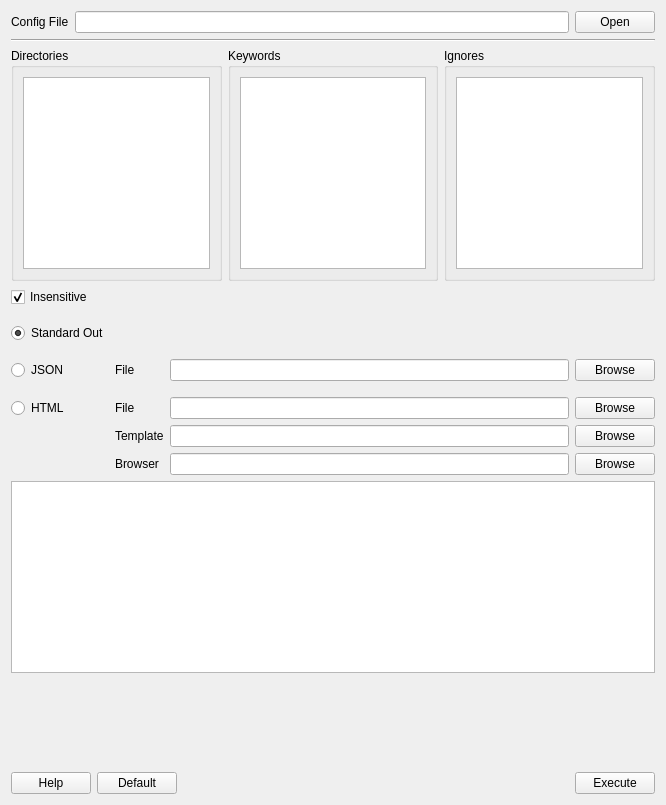
<?xml version="1.0" encoding="UTF-8"?>
<ui version="4.0">
 <class>Form</class>
 <widget class="QWidget" name="Form">
  <property name="geometry">
   <rect>
    <x>0</x>
    <y>0</y>
    <width>666</width>
    <height>805</height>
   </rect>
  </property>
  <property name="windowTitle">
   <string>Form</string>
  </property>
  <layout class="QGridLayout" name="gridLayout">
   <item row="4" column="0">
    <layout class="QGridLayout" name="gridLayout_2">
     <item row="5" column="0">
      <spacer name="verticalSpacer_3">
       <property name="orientation">
        <enum>Qt::Vertical</enum>
       </property>
       <property name="sizeType">
        <enum>QSizePolicy::Fixed</enum>
       </property>
       <property name="sizeHint" stdset="0">
        <size>
         <width>20</width>
         <height>10</height>
        </size>
       </property>
      </spacer>
     </item>
     <item row="4" column="2">
      <widget class="QLineEdit" name="line_edit_json_file"/>
     </item>
     <item row="6" column="2">
      <widget class="QLineEdit" name="line_edit_html_file"/>
     </item>
     <item row="8" column="3">
      <widget class="QPushButton" name="button_html_browser">
       <property name="text">
        <string>Browse</string>
       </property>
      </widget>
     </item>
     <item row="6" column="0">
      <widget class="QRadioButton" name="radio_html">
       <property name="text">
        <string>HTML</string>
       </property>
      </widget>
     </item>
     <item row="4" column="1">
      <widget class="QLabel" name="label_json_file">
       <property name="text">
        <string>File</string>
       </property>
      </widget>
     </item>
     <item row="7" column="2">
      <widget class="QLineEdit" name="line_edit_html_template"/>
     </item>
     <item row="7" column="1">
      <widget class="QLabel" name="label_html_template">
       <property name="text">
        <string>Template</string>
       </property>
      </widget>
     </item>
     <item row="8" column="1">
      <widget class="QLabel" name="label_html_browser">
       <property name="text">
        <string>Browser</string>
       </property>
      </widget>
     </item>
     <item row="2" column="0">
      <widget class="QRadioButton" name="radio_stdout">
       <property name="text">
        <string>Standard Out</string>
       </property>
       <property name="checked">
        <bool>true</bool>
       </property>
      </widget>
     </item>
     <item row="6" column="1">
      <widget class="QLabel" name="label_html_file">
       <property name="text">
        <string>File</string>
       </property>
      </widget>
     </item>
     <item row="8" column="2">
      <widget class="QLineEdit" name="line_edit_html_browser"/>
     </item>
     <item row="4" column="3">
      <widget class="QPushButton" name="button_json_file">
       <property name="text">
        <string>Browse</string>
       </property>
      </widget>
     </item>
     <item row="6" column="3">
      <widget class="QPushButton" name="button_html_file">
       <property name="text">
        <string>Browse</string>
       </property>
      </widget>
     </item>
     <item row="4" column="0">
      <widget class="QRadioButton" name="radio_json">
       <property name="text">
        <string>JSON</string>
       </property>
      </widget>
     </item>
     <item row="3" column="0">
      <spacer name="verticalSpacer_2">
       <property name="orientation">
        <enum>Qt::Vertical</enum>
       </property>
       <property name="sizeType">
        <enum>QSizePolicy::Fixed</enum>
       </property>
       <property name="sizeHint" stdset="0">
        <size>
         <width>20</width>
         <height>10</height>
        </size>
       </property>
      </spacer>
     </item>
     <item row="7" column="3">
      <widget class="QPushButton" name="button_html_template">
       <property name="text">
        <string>Browse</string>
       </property>
      </widget>
     </item>
     <item row="0" column="0">
      <widget class="QCheckBox" name="check_box_insensitive">
       <property name="text">
        <string>Insensitive</string>
       </property>
       <property name="checked">
        <bool>true</bool>
       </property>
      </widget>
     </item>
     <item row="1" column="0">
      <spacer name="verticalSpacer_4">
       <property name="orientation">
        <enum>Qt::Vertical</enum>
       </property>
       <property name="sizeType">
        <enum>QSizePolicy::Fixed</enum>
       </property>
       <property name="sizeHint" stdset="0">
        <size>
         <width>20</width>
         <height>10</height>
        </size>
       </property>
      </spacer>
     </item>
    </layout>
   </item>
   <item row="7" column="0">
    <layout class="QHBoxLayout" name="horizontalLayout_8">
     <item>
      <widget class="QPushButton" name="button_help">
       <property name="text">
        <string>Help</string>
       </property>
      </widget>
     </item>
     <item>
      <widget class="QPushButton" name="button_default">
       <property name="text">
        <string>Default</string>
       </property>
      </widget>
     </item>
     <item>
      <spacer name="horizontalSpacer">
       <property name="orientation">
        <enum>Qt::Horizontal</enum>
       </property>
       <property name="sizeHint" stdset="0">
        <size>
         <width>40</width>
         <height>20</height>
        </size>
       </property>
      </spacer>
     </item>
     <item>
      <widget class="QPushButton" name="button_execute">
       <property name="text">
        <string>Execute</string>
       </property>
      </widget>
     </item>
    </layout>
   </item>
   <item row="2" column="0">
    <layout class="QHBoxLayout" name="horizontalLayout_2">
     <item>
      <widget class="QGroupBox" name="group_box_directories">
       <property name="title">
        <string>Directories</string>
       </property>
       <layout class="QGridLayout" name="gridLayout_3">
        <item row="0" column="0">
         <widget class="QListView" name="list_view_directories"/>
        </item>
       </layout>
      </widget>
     </item>
     <item>
      <widget class="QGroupBox" name="group_box_keywords">
       <property name="title">
        <string>Keywords</string>
       </property>
       <layout class="QGridLayout" name="gridLayout_4">
        <item row="0" column="0">
         <widget class="QListView" name="list_view_keywords"/>
        </item>
       </layout>
      </widget>
     </item>
     <item>
      <widget class="QGroupBox" name="group_box_ignores">
       <property name="title">
        <string>Ignores</string>
       </property>
       <layout class="QGridLayout" name="gridLayout_5">
        <item row="0" column="0">
         <widget class="QListView" name="list_view_ignores"/>
        </item>
       </layout>
      </widget>
     </item>
    </layout>
   </item>
   <item row="1" column="0">
    <widget class="Line" name="line_3">
     <property name="orientation">
      <enum>Qt::Horizontal</enum>
     </property>
    </widget>
   </item>
   <item row="5" column="0">
    <widget class="QTextEdit" name="text_edit_result">
     <property name="readOnly">
      <bool>true</bool>
     </property>
    </widget>
   </item>
   <item row="0" column="0">
    <layout class="QHBoxLayout" name="horizontalLayout">
     <item>
      <widget class="QLabel" name="label_config">
       <property name="text">
        <string>Config File</string>
       </property>
      </widget>
     </item>
     <item>
      <widget class="QLineEdit" name="line_edit_config"/>
     </item>
     <item>
      <widget class="QPushButton" name="button_config">
       <property name="text">
        <string>Open</string>
       </property>
      </widget>
     </item>
    </layout>
   </item>
   <item row="6" column="0">
    <spacer name="verticalSpacer">
     <property name="orientation">
      <enum>Qt::Vertical</enum>
     </property>
     <property name="sizeHint" stdset="0">
      <size>
       <width>20</width>
       <height>40</height>
      </size>
     </property>
    </spacer>
   </item>
  </layout>
 </widget>
 <resources/>
 <connections/>
</ui>
